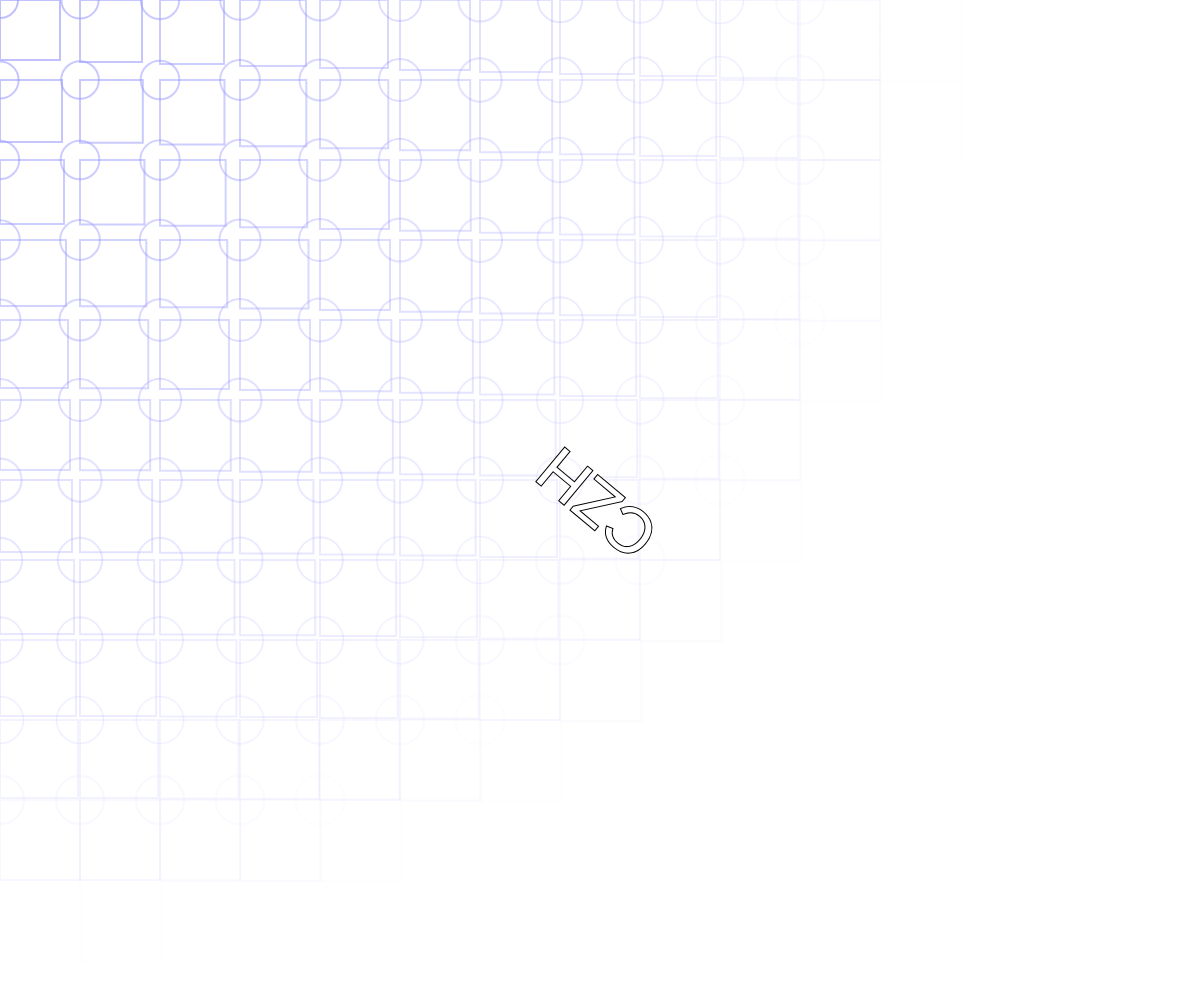
Frame 1 (no input)
Frame 60 (no input): identical to frame 1, image omitted
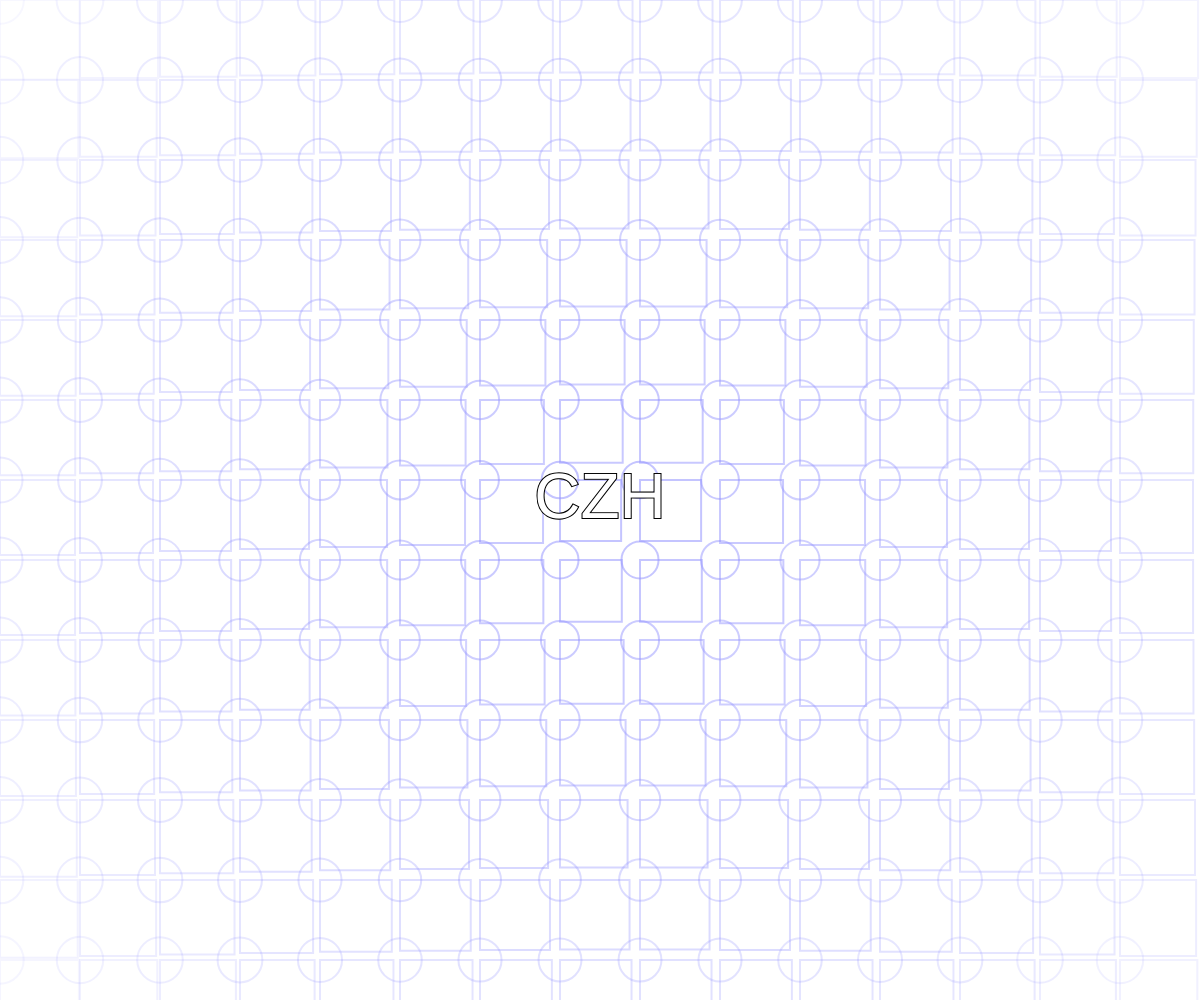
Frame 120 (the mouse pressed at the canvas centre since frame 60)

The p5.js sketch that drew these frames (run headless with seeded random() and noise() and a simulated clock; from frame 60 on, the mouse is pressed at the canvas centre):

// p5.js sketch
// ── sketch.js
let spacing = 80; // 每組圖形之間的間距
let baseColor;
let rotationAngle = 0; // 初始旋轉角度

function setup() {
  createCanvas(windowWidth, windowHeight); // 設置畫布填滿螢幕
  background(255); // 設置白色背景
  noFill(); // 圓形和方形無填充
  textAlign(CENTER, CENTER);
  textSize(64); // 設定文字大小
  
  // 設置基礎色系
  baseColor = color(150, 150, 255);
}

function draw() {
  background(255); // 重設背景為白色

  // 從左上角 (0, 0) 開始繪製空心的方形和圓形組合
  for (let y = 0; y < height; y += spacing) {
    for (let x = 0; x < width; x += spacing) {
      
      // 計算滑鼠與該圖形的距離
      let d = dist(mouseX, mouseY, x, y);

      // 根據距離調整大小和透明度
      let sizeOffset = map(d, 0, width / 2, 20, 5);
      let alpha = map(d, 0, width / 2, 150, 50);

      // 設定筆劃顏色和透明度
      stroke(baseColor.levels[0], baseColor.levels[1], baseColor.levels[2], alpha);
      strokeWeight(2); // 設置線條粗細

      // 繪製空心方形
      rect(x, y, spacing - sizeOffset, spacing - sizeOffset);
      
      // 繪製空心圓形
      ellipse(x, y, (spacing - sizeOffset) * 0.6);
    }
  }

  // 根據滑鼠位置來計算旋轉角度
  let angle = atan2(mouseY - height / 2, mouseX - width / 2); // 計算滑鼠與畫布中心的角度

  // 繪製旋轉的文字 "CZH"
  push();
  translate(width / 2, height / 2); // 移動到畫布中心
  rotate(angle); // 旋轉文字
  fill(255); // 設置文字顏色為白色，形成簍空效果
  stroke(0); // 設置文字邊框為黑色
  strokeWeight(2); // 設置邊框粗細
  text('CZH', 0, 0); // 顯示文字
  pop();
}

function windowResized() {
  resizeCanvas(windowWidth, windowHeight); // 當視窗大小改變時自適應
}
